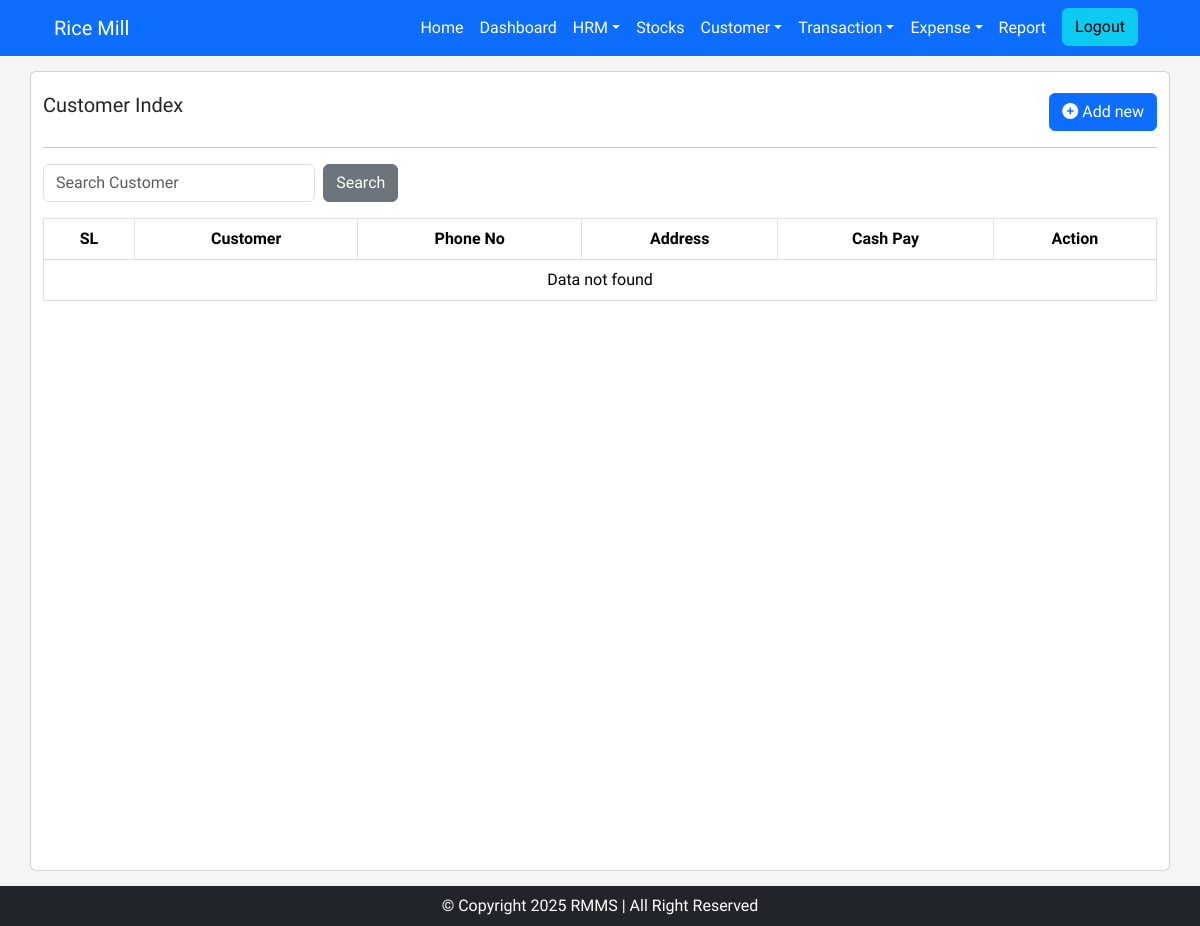
Page /sells-customer/transaction/index/ (signed in) on the earlier database version.
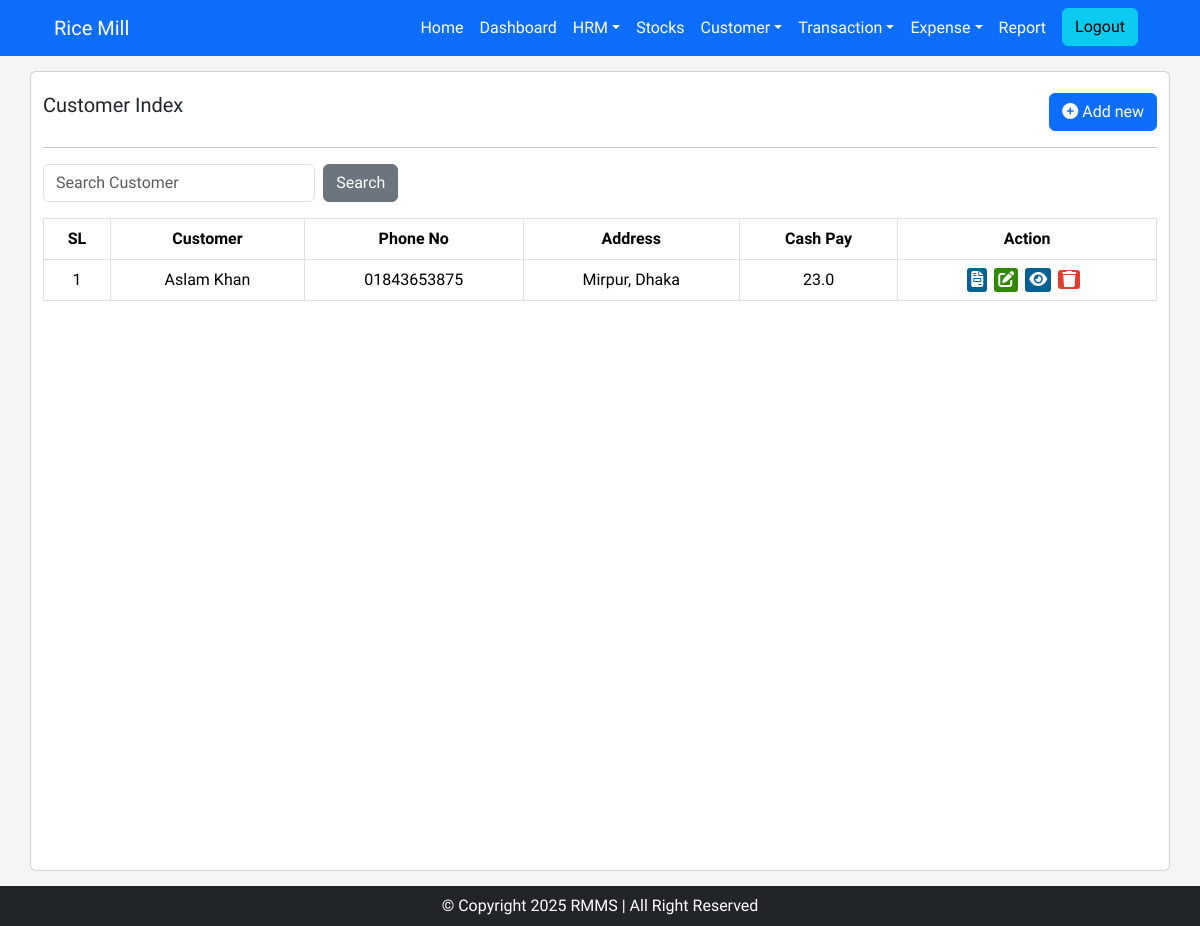
Same page on the later database version.
### rice_mill/models.py (models this page shows, shortened)
class SellsInvoices(models.Model):
    customer = models.ForeignKey(SellCustomers, on_delete=models.PROTECT)
    advance_amount = models.FloatField(blank=True, null=True)
    total_bill_amount = models.FloatField(blank=True, null=True)
    cash_pay = models.FloatField()
    balance = models.FloatField(blank=True, null=True)
    prev_due = models.FloatField(blank=True, null=True)
    current_due = models.FloatField(blank=True, null=True)
    remarks = models.CharField(max_length=250, blank=True, null=True)
    chaul_uom = models.ForeignKey(Uom, on_delete=models.PROTECT, related_name="chaul_invoices")
    chaul_qty = models.FloatField(blank=True, null=True)
    chaul_unit_price = models.FloatField(blank=True, null=True)
    chaul_total = models.FloatField(blank=True, null=True)
    khud_uom = models.ForeignKey(Uom, on_delete=models.PROTECT, related_name="khud_invoices")
    khud_qty = models.FloatField(blank=True, null=True)
    khud_unit_price = models.FloatField(blank=True, null=True)
    khud_total = models.FloatField(blank=True, null=True)
    kura_uom = models.ForeignKey(Uom, on_delete=models.PROTECT, related_name="kura_invoices")
    kura_qty = models.FloatField(blank=True, null=True)
    kura_unit_price = models.FloatField(blank=True, null=True)
    kura_total = models.FloatField(blank=True, null=True)
    chita_uom = models.ForeignKey(Uom, on_delete=models.PROTECT, related_name="chita_invoices")
    chita_qty = models.FloatField(blank=True, null=True)
    chita_unit_price = models.FloatField(blank=True, null=True)
    chita_total = models.FloatField(blank=True, null=True)
    date = models.DateField()

class SellCustomers(models.Model):
    customer_name = models.CharField(max_length=250)
    customer_name_bn = models.CharField(max_length=250, blank=True, null=True)
    phone = models.CharField(max_length=20)
    previous_due = models.FloatField()
    email = models.EmailField()
    address = models.CharField(max_length=250)
    date = models.DateField()
    def __str__(self):
        return self.customer_name

### rice_mill/views.py (the view)
# urls.py: path('sells-customer/transaction/index/', sells_customer_transaction_index_view, name='sells_customer_transaction_index'),
@login_required(login_url='login')
def sells_customer_transaction_index_view(request):
    obj_list = SellsInvoices.objects.all().order_by('-id')
    page = request.GET.get('page', 1)
    paginator = Paginator(obj_list, 30)
    try:
        obj_list = paginator.page(page)
    except PageNotAnInteger:
        obj_list = paginator.page(1)
    except EmptyPage:
        obj_list = paginator.page(paginator.num_pages)
    context = {
        'items': obj_list
    }
    return render(request, 'pages/sell_customer_invoice/index.html', context)

### rice_mill/templates/pages/sell_customer_invoice/index.html (shortened to what the changed rows need)
{% extends "base.html" %}
{% load static %}
{% block content %}
<div class="container base-container card" style="background-color: white; min-height: 100vh;">
    <div class="row">
        <div class="tables table-responsive" id="deptList">
            <table class="table table-hover table-bordered">
                <thead>
                  <tr>
                    <th class="text-center">SL</th>
                    <th class="text-center">Customer</th>
                    <th class="text-center">Phone No</th>
                    <th class="text-center">Address</th>
                    <th class="text-center">Cash Pay</th>
                    <th class="text-center">Action</th>
                  </tr>
                </thead>
                <tbody>
                    {% if items %}
                    {% regroup items by customer as grouped_obj_list %}
                    {% for group in grouped_obj_list %}
                    {% for item in group.list %}
                    <tr>
                      {% if forloop.first %}
                      <td class="text-center" rowspan="{{group.list|length}}">{{forloop.parentloop.counter}}</td>
                      <td class="text-center" rowspan="{{group.list|length}}">{{group.grouper}}</td>
                      {% endif %}
                      <td class="text-center">{{item.customer.phone}}</td>
                      <td class="text-center">{{item.customer.address}}</td>
                      <td class="text-center">{{item.cash_pay}}</td>
                      <td class="text-center">
                        <ul class="action">
                            <li>
                                <a type="button" href="{% url 'sells_customer_invoice_generation' item.id %}" class="eye-click" data-toggle="tooltip" data-placement="top" title="Invoice" >
                                    <i class="fa-solid fa-file-invoice"></i>
                                </a>
                            </li>
                            <li>
                              <a type="button" href="{% url 'sells_customer_transaction_update' item.id %}" class="edit-click" data-toggle="tooltip" data-placement="top" title="Update" >
                                <i class="fa-solid fa-pen-to-square"></i>
                                </a>
                            </li>
                            <li>
                                <a type="button" href="{% url 'sells_customer_transaction_single' item.id %}" class="eye-click" data-toggle="tooltip" data-placement="top" title="Details" >
                                    <i class="fa-solid fa-eye"></i>
                                  </a>
                              </li>
                            <li>
                                <a class="delete-click" data-toggle="tooltip" data-placement="top" title="Delete" onclick="SweetDelete(event,this.href)" href="{% url 'sells_customer_transaction_delete' item.id %}">
                                <i class="fa fa-trash" aria-hidden="true"></i>
                                </a>
                            </li>
                        </ul>
                      </td>
                    </tr>
                    {% endfor %}
                    {% endfor %}
                    {% else %}
                    <tr>
                        <td colspan="7" class="text-center">Data not found</td>
                    </tr>
                    {% endif %}
                </tbody>
            </table>
        </div>
    </div>
</div>
{% endblock %}

Differences in the rows shown:
now on this page (row unchanged): SellCustomers: grouper "Aslam Khan"
added SellsInvoices: customer.phone "01843653875", customer.address "Mirpur, Dhaka", cash_pay "23.0"
Other differences:
text no longer shown: "Data not found"
